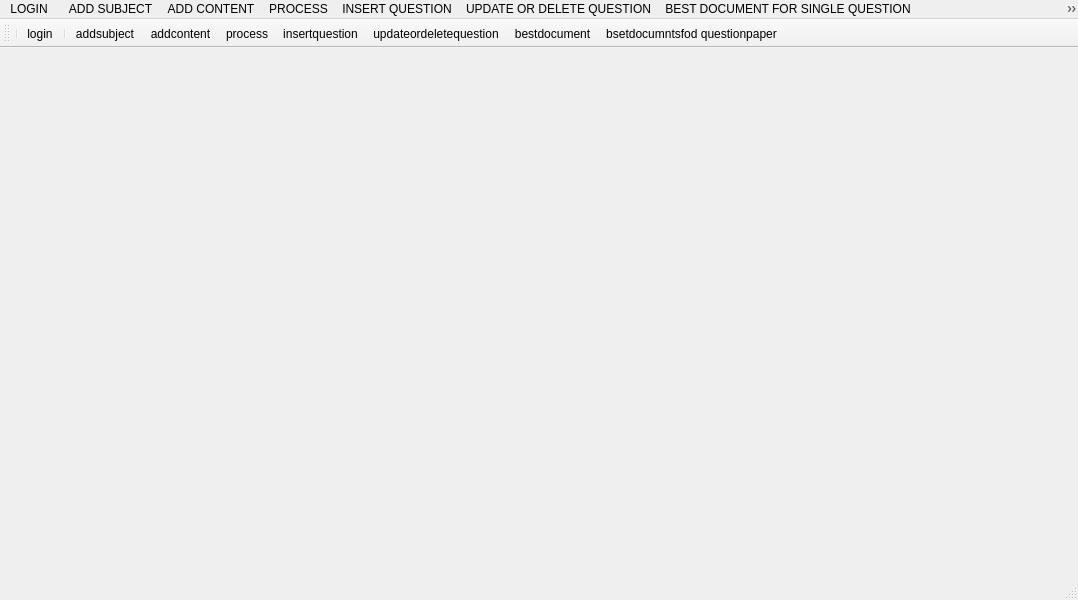
<?xml version="1.0" encoding="UTF-8"?>
<ui version="4.0">
 <class>MainWindow</class>
 <widget class="QMainWindow" name="MainWindow">
  <property name="geometry">
   <rect>
    <x>0</x>
    <y>0</y>
    <width>1078</width>
    <height>600</height>
   </rect>
  </property>
  <property name="windowTitle">
   <string>MainWindow</string>
  </property>
  <property name="iconSize">
   <size>
    <width>35</width>
    <height>25</height>
   </size>
  </property>
  <widget class="QWidget" name="centralwidget"/>
  <widget class="QMenuBar" name="menubar">
   <property name="geometry">
    <rect>
     <x>0</x>
     <y>0</y>
     <width>1078</width>
     <height>21</height>
    </rect>
   </property>
   <widget class="QMenu" name="menuLogin">
    <property name="title">
     <string>LOGIN</string>
    </property>
    <addaction name="separator"/>
   </widget>
   <widget class="QMenu" name="menuADD_SUBJECT">
    <property name="title">
     <string>  ADD SUBJECT</string>
    </property>
   </widget>
   <widget class="QMenu" name="menuADD_CONTENT">
    <property name="title">
     <string>ADD CONTENT</string>
    </property>
   </widget>
   <widget class="QMenu" name="menuPROCESS">
    <property name="title">
     <string>PROCESS</string>
    </property>
   </widget>
   <widget class="QMenu" name="menuINSERT_QUESTION">
    <property name="title">
     <string>INSERT QUESTION</string>
    </property>
   </widget>
   <widget class="QMenu" name="menuUPDATE_OR_DELETE_QUESTION">
    <property name="title">
     <string>UPDATE OR DELETE QUESTION</string>
    </property>
   </widget>
   <widget class="QMenu" name="menuBEST_DOCUMENT">
    <property name="title">
     <string>BEST DOCUMENT FOR SINGLE QUESTION</string>
    </property>
   </widget>
   <widget class="QMenu" name="menuBEST_DOCUMENT_FOR_QUESTION_PAPER">
    <property name="title">
     <string>BEST DOCUMENT FOR QUESTION PAPER</string>
    </property>
   </widget>
   <addaction name="menuLogin"/>
   <addaction name="menuADD_SUBJECT"/>
   <addaction name="menuADD_CONTENT"/>
   <addaction name="menuPROCESS"/>
   <addaction name="menuINSERT_QUESTION"/>
   <addaction name="menuUPDATE_OR_DELETE_QUESTION"/>
   <addaction name="menuBEST_DOCUMENT"/>
   <addaction name="menuBEST_DOCUMENT_FOR_QUESTION_PAPER"/>
  </widget>
  <widget class="QStatusBar" name="statusbar"/>
  <widget class="QToolBar" name="toolBar">
   <property name="windowTitle">
    <string>toolBar</string>
   </property>
   <property name="iconSize">
    <size>
     <width>60</width>
     <height>60</height>
    </size>
   </property>
   <attribute name="toolBarArea">
    <enum>TopToolBarArea</enum>
   </attribute>
   <attribute name="toolBarBreak">
    <bool>true</bool>
   </attribute>
   <addaction name="separator"/>
   <addaction name="actionLogin"/>
   <addaction name="separator"/>
   <addaction name="actionAddsubject"/>
   <addaction name="actionAddcontent"/>
   <addaction name="actionProcess"/>
   <addaction name="actionInsertquestion"/>
   <addaction name="actionUpdateordeletequestion"/>
   <addaction name="actionBestdocument"/>
   <addaction name="actionBsetdocumntsfod_questionpaper"/>
  </widget>
  <action name="actionLogin">
   <property name="icon">
    <iconset>
     <normaloff>SE_syllabus/Login.png</normaloff>SE_syllabus/Login.png</iconset>
   </property>
   <property name="text">
    <string>login</string>
   </property>
  </action>
  <action name="actionOpen">
   <property name="text">
    <string>open</string>
   </property>
  </action>
  <action name="actionAddsubject">
   <property name="icon">
    <iconset>
     <normaloff>SE_syllabus/books_add.png</normaloff>SE_syllabus/books_add.png</iconset>
   </property>
   <property name="text">
    <string>addsubject</string>
   </property>
  </action>
  <action name="actionAddcontent">
   <property name="icon">
    <iconset>
     <normaloff>SE_syllabus/rodentia-icons_document-add.png</normaloff>SE_syllabus/rodentia-icons_document-add.png</iconset>
   </property>
   <property name="text">
    <string>addcontent</string>
   </property>
  </action>
  <action name="actionProcess">
   <property name="icon">
    <iconset>
     <normaloff>SE_syllabus/14d42564.png</normaloff>SE_syllabus/14d42564.png</iconset>
   </property>
   <property name="text">
    <string>process</string>
   </property>
  </action>
  <action name="actionInsertquestion">
   <property name="icon">
    <iconset>
     <normaloff>SE_syllabus/003050-document-task-add.png</normaloff>SE_syllabus/003050-document-task-add.png</iconset>
   </property>
   <property name="text">
    <string>insertquestion</string>
   </property>
  </action>
  <action name="actionUpdateordeletequestion">
   <property name="icon">
    <iconset>
     <normaloff>SE_syllabus/magnifying-glass-97588_640.png</normaloff>SE_syllabus/magnifying-glass-97588_640.png</iconset>
   </property>
   <property name="text">
    <string>updateordeletequestion</string>
   </property>
  </action>
  <action name="actionBestdocument">
   <property name="icon">
    <iconset>
     <normaloff>SE_syllabus/report.png</normaloff>SE_syllabus/report.png</iconset>
   </property>
   <property name="text">
    <string>bestdocument</string>
   </property>
  </action>
  <action name="actionBsetdocumntsfod_questionpaper">
   <property name="icon">
    <iconset>
     <normaloff>SE_syllabus/1600 (1).png</normaloff>SE_syllabus/1600 (1).png</iconset>
   </property>
   <property name="text">
    <string>bsetdocumntsfod questionpaper</string>
   </property>
  </action>
 </widget>
 <resources/>
 <connections/>
</ui>
